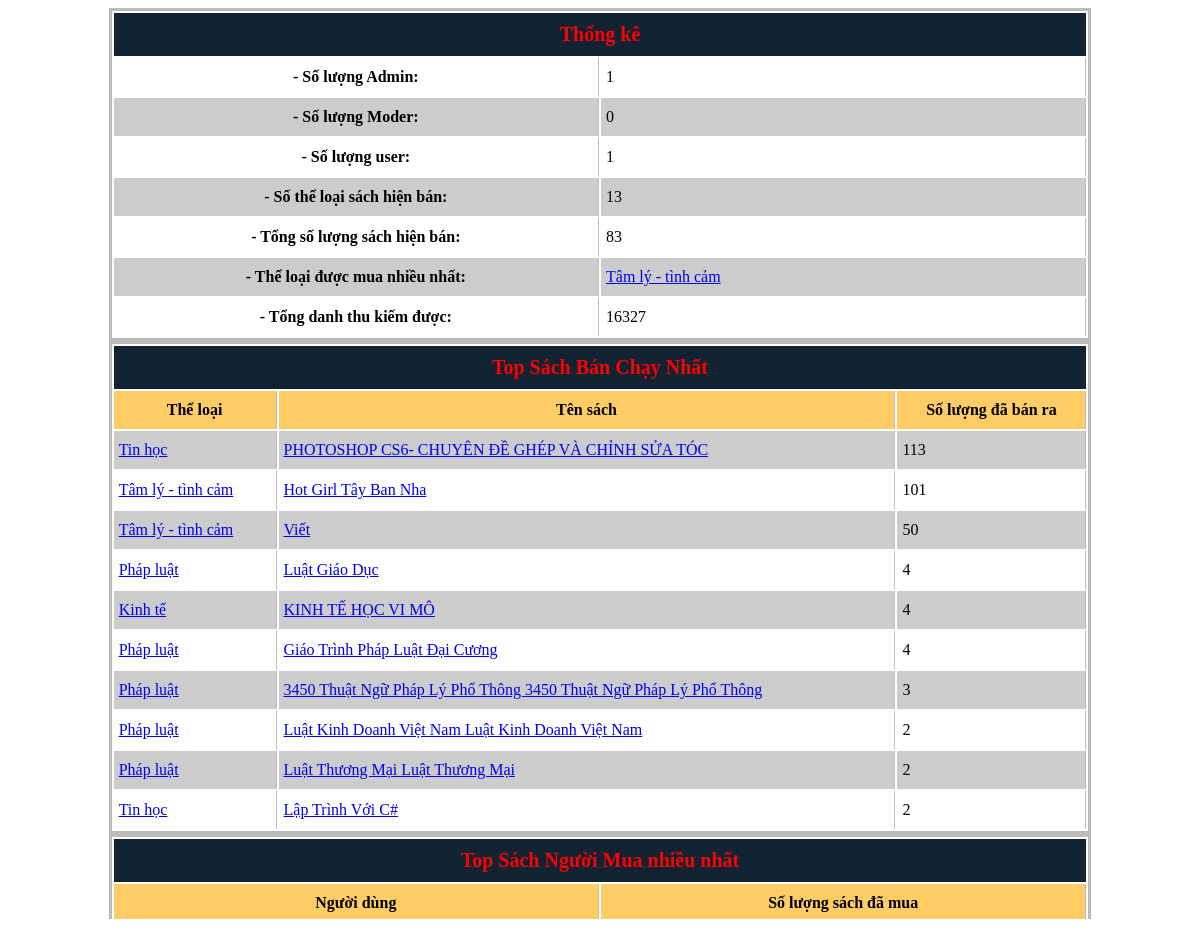
/admin/thongke.php, run on the app's committed database.
### tables this page shows
CREATE TABLE `theloai` (
  `matheloai` int(11) NOT NULL,
  `theloai` varchar(200) NOT NULL
);

CREATE TABLE `book1` (
  `id` int(11) NOT NULL,
  `title` varchar(255) NOT NULL,
  `author` varchar(100) NOT NULL,
  `price` int(30) NOT NULL,
  `tomtat` mediumtext NOT NULL,
  `nxb` varchar(255) NOT NULL,
  `sotrang` int(11) NOT NULL,
  `kichthuoc` varchar(255) NOT NULL,
  `namxb` varchar(255) NOT NULL
);

CREATE TABLE `book5` (
  `id` int(11) NOT NULL,
  `title` varchar(255) NOT NULL,
  `author` varchar(100) NOT NULL,
  `price` int(30) NOT NULL,
  `tomtat` mediumtext NOT NULL,
  `nxb` varchar(255) NOT NULL,
  `sotrang` int(11) NOT NULL,
  `kichthuoc` varchar(255) NOT NULL,
  `namxb` varchar(255) NOT NULL
);

CREATE TABLE `book2` (
  `id` int(11) NOT NULL,
  `title` varchar(255) NOT NULL,
  `author` varchar(100) NOT NULL,
  `price` int(30) NOT NULL,
  `tomtat` mediumtext NOT NULL,
  `nxb` varchar(255) NOT NULL,
  `sotrang` int(11) NOT NULL,
  `kichthuoc` varchar(255) NOT NULL,
  `namxb` varchar(255) NOT NULL
);

CREATE TABLE `book3` (
  `id` int(11) NOT NULL,
  `title` varchar(255) NOT NULL,
  `author` varchar(100) NOT NULL,
  `price` int(30) NOT NULL,
  `tomtat` mediumtext NOT NULL,
  `nxb` varchar(255) NOT NULL,
  `sotrang` int(11) NOT NULL,
  `kichthuoc` varchar(255) NOT NULL,
  `namxb` varchar(255) NOT NULL
);

### admin/thongke_code.php (called while the page is built, shortened)
<?php
  $num_admin = 0;
  $num_user = 0;
  $num_moder = 0;
  $num_sach = 0;
  $sql = "select * from theloai";
  $result = mysqli_query($con,$sql);
  $num_theloai = @mysqli_num_rows($result);
  while($row = @mysqli_fetch_array($result))
  {
    $sql_sach = "select * from book".$row['matheloai'];
    $result_sach = mysqli_query($con,$sql_sach);
    $num_sach_temp = @mysqli_num_rows($result_sach);
    $num_sach = $num_sach + $num_sach_temp;
  }
  $sql = "SELECT history_idtheloai as ID, SUM(history_num) as tong FROM `lichsu`GROUP BY history_idtheloai
ORDER BY SUM(history_num) DESC";
  $result = mysqli_query($con,$sql);
  $row = @mysqli_fetch_array($result);
  $matheloai_issell = $row['ID'];
  $sql = "select * from theloai where matheloai='".$matheloai_issell."'";
  $result = mysqli_query($con,$sql);
  $row = @mysqli_fetch_array($result);
  $tentheloai_issel = $row['theloai'];
  $sql = "SELECT SUM(history_totalprice) as total FROM `lichsu`";
  $result = mysqli_query($con,$sql);
  $row = @mysqli_fetch_array($result);
  $total_danhthu= $row['total'];
  $sql_topsach = "SELECT history_idtheloai as matheloai,history_idbook as masach,SUM(history_num) as sum FROM `lichsu` GROUP BY history_idbook,history_idtheloai ORDER BY SUM(history_num)  DESC LIMIT 10";
  $result_topsach = mysqli_query($con,$sql_topsach);
?>

### admin/thongke.php (the view, shortened to what this page needs)
<link rel="stylesheet" type="text/css" href="css/thong_ke.css">
<?php
  require "thongke_code.php";
?>
<div class="thongke-body">
  <div class="thongke">
    <table width="100%" cellpadding="10px">
      <thead>
          <th colspan="2">Thống kê</th>
      <thead>
      <tbody>
        <tr>
          <th width="50%">- Số lượng Admin:</th>
          <td width="50%"><?php echo $num_admin;?></td>
        </tr>
        <tr>
          <th>- Số lượng Moder:</th>
          <td><?php echo $num_moder;?></td>
        </tr>
        <tr>
          <th>- Số lượng user:</th>
          <td><?php echo $num_user;?></td>
        </tr>
        <tr>
          <th>- Số thể loại sách hiện bán:</th>
          <td><?php echo $num_theloai;?></td>
        </tr>
        <tr>
          <th>- Tổng số lượng sách hiện bán:</th>
          <td><?php echo $num_sach;?></td>
        </tr>
        <tr>
          <th>- Thể loại được mua nhiều nhất:</th>
          <td><a href="menu.php?menu=theloai-<?php echo $matheloai_issell;?>"><?php echo $tentheloai_issel;?><a></td>
        </tr>
        <tr>
          <th>- Tổng danh thu kiếm được:</th>
          <td><?php echo $total_danhthu;?></td>
        </tr>
    </table>
  </div>
  <div class="top-sach">
    <table width="100%" cellpadding="10px">
      <thead>
        <tr>
          <th colspan="3">Top Sách Bán Chạy Nhất</th>
        </tr>
      <thead>
      <tbody>
        <tr style="background-color: #FFCC66;text-align:center;">
          <th>Thể loại</th>
          <th>Tên sách</th>
          <th>Số lượng đã bán ra</th>
        </tr>
      <?php
      while ($row_topsach = mysqli_fetch_array($result_topsach))
      {
          $sql1 = "select * from theloai where matheloai='".$row_topsach['matheloai']."'";
          $result1 = mysqli_query($con,$sql1);
          $row1 = mysqli_fetch_array($result1);
          $sql2 = "select * from book".$row_topsach['matheloai']." where id='".$row_topsach['masach']."'";
          $result2 = mysqli_query($con,$sql2);
          $row2 = mysqli_fetch_array($result2);
          echo "<tr>";
            echo "<td>";
              echo "<a href='menu.php?menu=theloai-".$row_topsach['matheloai']."'>".$row1['theloai']."</a>";
            echo "</td>";
            echo "<td>";
              echo "<a href='menu.php?menu=sanpham-".$row_topsach['matheloai']."-".$row_topsach['masach']."'>".$row2['title']."</a>";
            echo "</td>";
            echo "<td>";
              echo $row_topsach['sum'];
            echo "</td>";
          echo "</tr>";
      }
      ?>
    </table>
  </div>
  <div class="top-user">
    <table width="100%" cellpadding="10px">
      <thead>
        <tr>
          <th colspan="3">Top Sách Người Mua nhiều nhất</th>
        </tr>
      <thead>
      <tbody style="text-align:center;">
        <tr style="background-color: #FFCC66;text-align:center;">
          <th width="50%">Người dùng</th>
          <th width="50%">Số lượng sách đã mua</th>
        </tr>
    </table>
  </div>
</div>

### css/thong_ke.css (style rules this page uses)
.thongke-body { height: 911px; overflow: auto; width: 83%; margin: auto; }
table { border: 3px solid #BBBBBB; }
thead tr { background: #123; }
thead th { text-align: center; font-size: 20px; color: red; }
tbody tr { background: #CCCCCC; }
tbody tr:nth-child(odd) { background: white; }
tbody tr th { border-right: 1px solid #BBBBBB; }
tbody tr td { padding-left: 5px; border-right: 1px solid #BBBBBB; }

### data on the page
theloai: theloai "Tâm lý - tình cảm"
theloai: theloai "Tin học"
book1: title "PHOTOSHOP CS6- CHUYÊN ĐỀ GHÉP VÀ CHỈNH SỬA TÓC"
book5: title "Hot Girl Tây Ban Nha"
book5: title "Viết"
theloai: theloai "Pháp luật"
book2: title "Luật Giáo Dục"
theloai: theloai "Kinh tế"
book3: title "KINH TẾ HỌC VI MÔ"
book2: title "Giáo Trình Pháp Luật Đại Cương"
book2: title "3450 Thuật Ngữ Pháp Lý Phổ Thông 3450 Thuật Ngữ Pháp Lý Phổ Thông"
book2: title "Luật Kinh Doanh Việt Nam Luật Kinh Doanh Việt Nam"
book2: title "Luật Thương Mại Luật Thương Mại"
book1: title "Lập Trình Với C#"

### other printed values
$num_admin "1"
$num_moder "0"
$num_user "1"
$num_theloai "13"
$num_sach "83"
$total_danhthu "16327"
$row_topsach['sum'] "113"
$row_topsach['sum'] "101"
$row_topsach['sum'] "50"
$row_topsach['sum'] "4"
$row_topsach['sum'] "3"
$row_topsach['sum'] "2"
